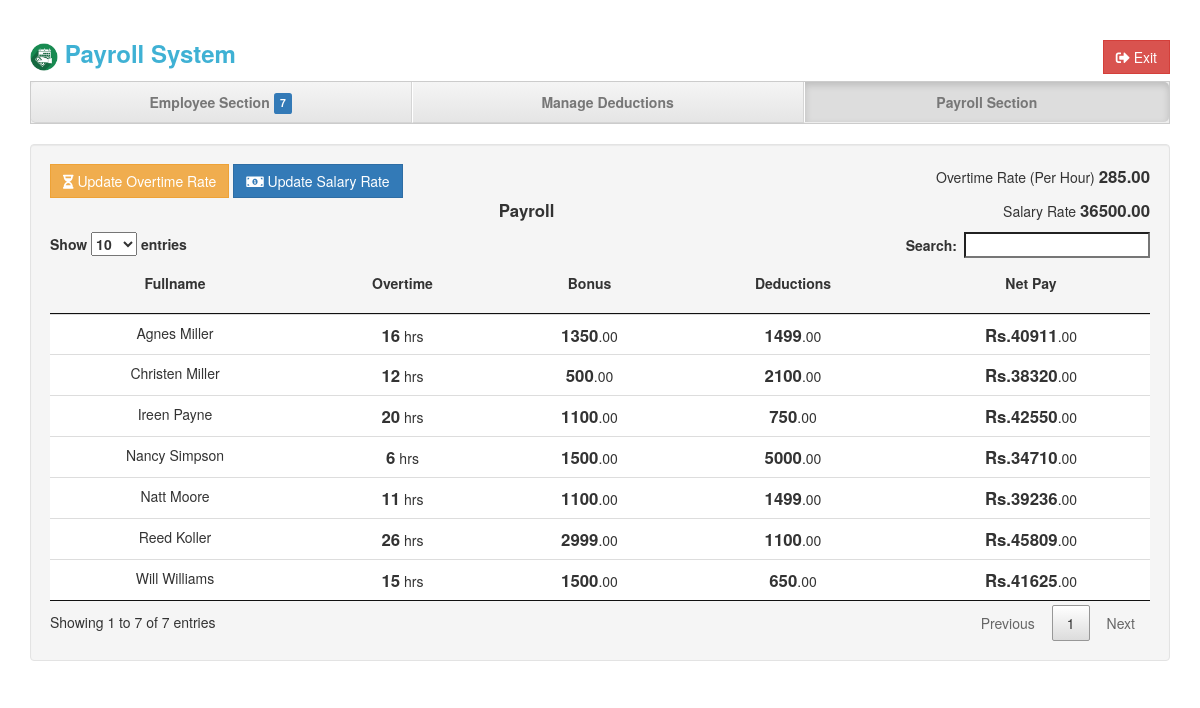
Page /home_salary.php (signed in) on the committed database.
### tables this page shows
CREATE TABLE `overtime` (
  `ot_id` int(10) NOT NULL,
  `rate` int(10) NOT NULL,
  `none` int(2) NOT NULL
);

CREATE TABLE `salary` (
  `salary_id` int(10) NOT NULL,
  `salary_rate` int(10) NOT NULL,
  `none` int(10) NOT NULL
);

CREATE TABLE `employee` (
  `emp_id` int(10) NOT NULL,
  `lname` varchar(20) NOT NULL,
  `fname` varchar(20) NOT NULL,
  `gender` varchar(6) NOT NULL,
  `emp_type` varchar(20) NOT NULL,
  `division` varchar(30) NOT NULL,
  `deduction` int(10) NOT NULL,
  `overtime` int(10) NOT NULL,
  `bonus` int(10) NOT NULL,
  `contact` varchar(50) NOT NULL,
  `address` varchar(255) NOT NULL,
  `email` varchar(255) NOT NULL
);

### home_salary.php (the view, shortened to what this page needs)
<?php
  include("db.php")
?>
<?php
  $query  = mysqli_query($connection, "SELECT * FROM overtime");
  while ($row = mysqli_fetch_array($query))
  {
    @$rate = $row['rate'];
  }
  $query  = mysqli_query($connection, "SELECT * FROM salary");
  while ($row = mysqli_fetch_array($query))
  {
    @$salary = $row['salary_rate'];
  }
?>
<!DOCTYPE html>
<html lang="en">
  <head>
    <link href="assets/css/justified-nav.css" rel="stylesheet">
    <link href="assets/css/bootstrap.min.css" rel="stylesheet">
    <link rel="stylesheet" href="https://pro.fontawesome.com/releases/v5.10.0/css/all.css"/>
    <link href="assets/css/search.css" rel="stylesheet">
    <link rel="stylesheet" type="text/css" href="assets/css/dataTables.min.css">
  </head>
  <body>
    <div class="container">
      <div class="masthead">
        <h3>
        <b><a href="index.php" style="text-decoration:none; color:#3fb1d4;"><img src="assets/img.png" alt="lg" width="28px;"> Payroll System</a></b>
            <a data-toggle="modal" style="text-decoration:none; color:#3fb1d4;" href="#colins" class="pull-right"><b><button class="btn btn-danger" style="border-radius: 0%;"><i class="fas fa-sign-out-alt"></i> Exit</button></b></a>
        </h3>
        <nav>
          <ul class="nav nav-justified" style="border-radius:0%">
            <li>
              <a href="home_employee.php">Employee Section <span class="label label-primary"><?php include 'total_count.php'?></span></a>
            </li>
            <li>
              <a href="home_deductions.php">Manage Deductions</a>
            </li>
            <li class="active">
              <a href="">Payroll Section</a>
            </li>
          </ul>
        </nav>
      </div>
        <br>
          <div class="well bs-component">
            <form class="form-horizontal">
              <fieldset>
                <button type="button" data-toggle="modal" data-target="#overtime" class="btn btn-warning" style="border-radius:0%"> <i class="fa fa-hourglass-half"></i> Update Overtime Rate</button>
                <button type="button" data-toggle="modal" data-target="#salary" class="btn btn-primary" style="border-radius:0%"><i class="fa fa-money-bill-alt"></i> Update Salary Rate</button>
                <p class="pull-right">Overtime Rate (Per Hour) <big><b><?php echo $rate; ?>.00</b></big></p><br>
                <p class="pull-right">Salary Rate <big><b><?php echo $salary; ?>.00</b></big></p>
                <p align="center"><big><b>Payroll</b></big></p>
                <div class="table-responsive">
                  <form method="post" action="" >
                    <table class="table table-hover table-condensed table-responsive" id="myTable">
                      <thead>
                        <tr>
                          <th><p align="center">Fullname</p></th>
                          <th><p align="center">Overtime</p></th>
                          <th><p align="center">Bonus</p></th>
                          <th><p align="center">Deductions</p></th>
                          <th><p align="center">Net Pay</p></th>
                        </tr>
                      </thead>
                      <tbody>
                        <?php
                          $query  = mysqli_query($connection,"SELECT * from overtime");
                          while($row=mysqli_fetch_array($query))
                          {
                            $rate   = $row['rate'];
                          }
                          $query  = mysqli_query($connection,"SELECT * from salary");
                          while($row=mysqli_fetch_array($query))
                          {
                            $salary_rate   = $row['salary_rate'];
                          }
                          $query  = mysqli_query($connection,"SELECT * from employee");
                          while($row=mysqli_fetch_array($query))
                          {
                            $lname           = $row['lname'];
                            $fname           = $row['fname'];
                            $overtime        = $row['overtime'];
                            $over     = $row['overtime'] * $rate;
                            $bonus     = $row['bonus'];
                            $deduction  = $row['deduction'];
                            $income   = $over + $bonus + $salary_rate;
                            $netpay   = $income - $deduction;
                        ?>
                        <tr>
                          <td align="center"><?php echo $fname?> <?php echo $lname?></td>
                          <td align="center"><big><b><?php echo $overtime?></b></big> hrs</td>
                          <td align="center"><big><b><?php echo $bonus?></b></big>.00</td>
                          <td align="center"><big><b><?php echo $deduction?></b></big>.00</td>
                          <td align="center"><big><b><?php echo 'Rs.' .$netpay. ''?></b></big>.00</td>
                        </tr>
                        <?php } ?>
                      </tbody>
                    </table>
                  </form>
                </div>
              </fieldset>
            </form>
          </div>
    </div>
  </body>
</html>

### total_count.php (shortened to what this page needs)
<?php
include 'db.php';
$result = mysqli_query($connection,"SELECT * FROM employee");
$rows = mysqli_num_rows($result);
echo $rows;
?>

### assets/css/justified-nav.css (style rules this page uses)
body { padding-top: 20px; }
.nav-justified { background-color: #eee; border: 1px solid #ccc; border-radius: 5px; }
.nav-justified > li > a { padding-top: 15px; padding-bottom: 15px; margin-bottom: 0; font-weight: bold; color: #777; text-align: center; background-color: #e5e5e5; background-image: -webkit-gradient(linear, left top, left bottom, from(#f5f5f5), to(#e5e5e5)); background-image: -webkit-linear-gradient(top, #f5f5f5 0%, #e5e5e5 100%); background-image: -o-linear-gradient(top, #f5f5f5 0%, #e5e5e5 100%); background-image: linear-gradient(to bottom, #f5f5f5 0%,#e5e5e5 100%); filter: progid:DXImageTransform.Microsoft.gradient( startColorstr='#f5f5f5', endColorstr='#e5e5e5',GradientType=0 ); background-repeat: repeat-x; border-bottom: 1px solid #d5d5d5; }
.nav-justified > .active > a, .nav-justified > .active > a:hover, .nav-justified > .active > a:focus { background-color: #ddd; background-image: none; -webkit-box-shadow: inset 0 3px 7px rgba(0,0,0,.15); box-shadow: inset 0 3px 7px rgba(0,0,0,.15); }
.nav-justified > li:first-child > a { border-radius: 5px 5px 0 0; }
.nav-justified > li:last-child > a { border-bottom: 0; border-radius: 0 0 5px 5px; }
@media (min-width: 768px) { .nav-justified { max-height: 52px; } }
@media (min-width: 768px) { .nav-justified > li > a { border-right: 1px solid #d5d5d5; border-left: 1px solid #fff; } }
@media (min-width: 768px) { .nav-justified > li:first-child > a { border-left: 0; border-radius: 5px 0 0 5px; } }
@media (min-width: 768px) { .nav-justified > li:last-child > a { border-right: 0; border-radius: 0 5px 5px 0; } }
@media screen and (min-width: 768px) { .masthead, .marketing, .footer { padding-right: 0; padding-left: 0; } }

### rows in the picture
overtime: rate "285"
salary: salary_rate "36500"
employee: fname "Ireen", lname "Payne", overtime "20", bonus "1100", deduction "750", netpay "42550"
employee: fname "Reed", lname "Koller", overtime "26", bonus "2999", deduction "1100", netpay "45809"
employee: fname "Christen", lname "Miller", overtime "12", bonus "500", deduction "2100", netpay "38320"
employee: fname "Natt", lname "Moore", overtime "11", bonus "1100", deduction "1499", netpay "39236"
employee: fname "Will", lname "Williams", overtime "15", bonus "1500", deduction "650", netpay "41625"
employee: fname "Nancy", lname "Simpson", overtime "6", bonus "1500", deduction "5000", netpay "34710"
employee: fname "Agnes", lname "Miller", overtime "16", bonus "1350", deduction "1499", netpay "40911"

### other values in the picture
$rows "7"
